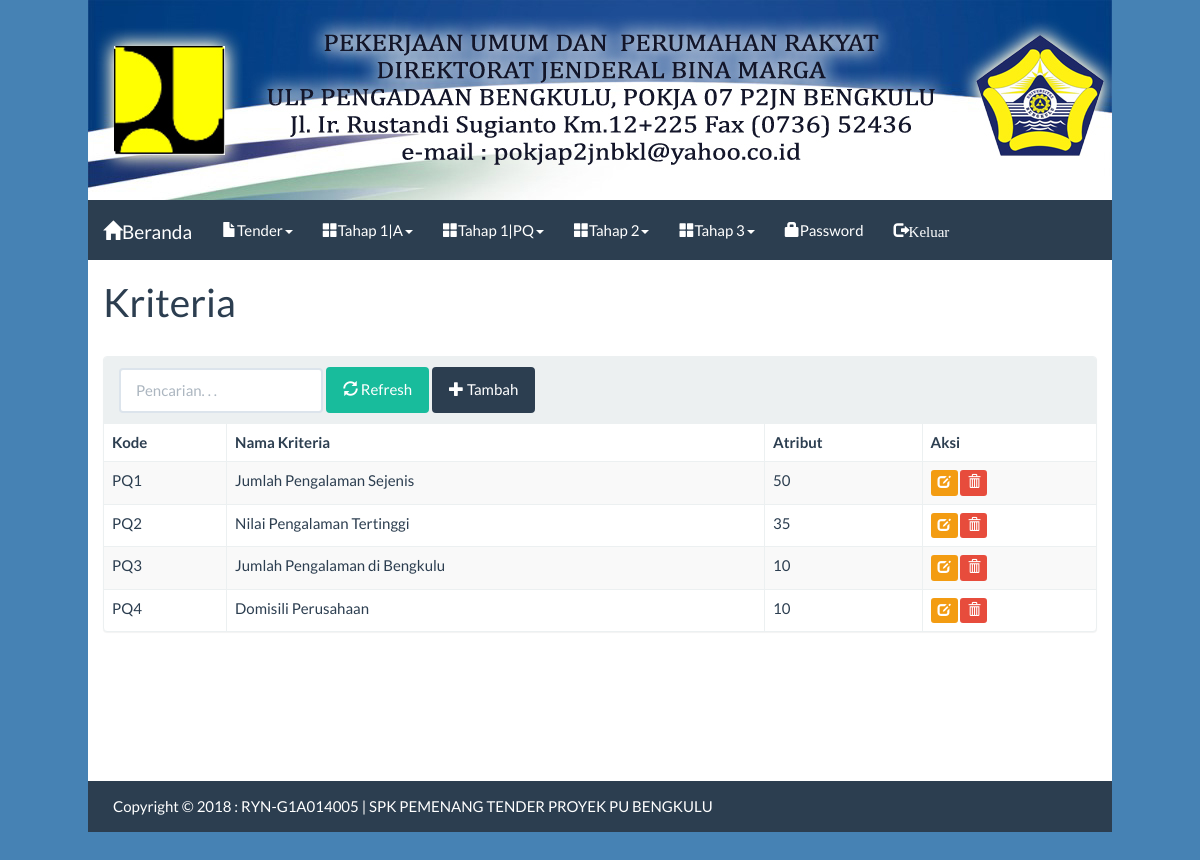
The app's page /index.php?m=kriteria1 (signed in) with its own data.
### tables this page shows
CREATE TABLE IF NOT EXISTS `tb_kriteria1` (
  `kode_kriteria1` varchar(16) NOT NULL,
  `nama_kriteria1` varchar(255) DEFAULT NULL,
  `bobot1` double DEFAULT NULL
);

### config.php (called while the page is built, shortened)
<?php
    $config["server"]='localhost';
    $config["username"]='root';
    $config["password"]='iamroot4521';
    $config["database_name"]='proj_spk_mfep';
    include'includes/ez_sql_core.php';
    include'includes/ez_sql_mysqli.php';
    $db = new ezSQL_mysqli($config['username'], $config['password'], $config['database_name'], $config['server']);
    include'includes/general.php';
?>

### includes/ez_sql_core.php (called while the page is built, shortened)
<?php
	class ezSQLcore
	{
		var $timers           = array();
		function get_host_port( $host, $default = false )
		{
			$port = $default;
			return array( $host, $port );
		}
		function flush()
		{
			$this->last_result = array();
		}
		function get_results($query=null, $output = OBJECT)
		{
			if ( $query )
			{
				$this->query($query);
			}
			if ( $output == OBJECT )
			{
				return $this->last_result;
			}
		}
		function timer_get_cur()
		{
			list($usec, $sec) = explode(" ",microtime());
			return ((float)$usec + (float)$sec);
		}
		function timer_start($timer_name)
		{
			$this->timers[$timer_name] = $this->timer_get_cur();
		}
		function timer_elapsed($timer_name)
		{
			return round($this->timer_get_cur() - $this->timers[$timer_name],2);
		}
	}

### includes/general.php (called while the page is built, shortened)
<?php
function esc_field($str){
    if (!get_magic_quotes_gpc())
        return addslashes($str);
    else
        return $str;
}

### includes/ez_sql_mysqli.php (called while the page is built, shortened)
<?php
	$ezsql_mysqli_str = array
	(
		1 => 'Require $dbuser and $dbpassword to connect to a database server',
		2 => 'Error establishing mySQLi database connection. Correct user/password? Correct hostname? Database server running?',
		3 => 'Require $dbname to select a database',
		4 => 'mySQLi database connection is not active',
		5 => 'Unexpected error while trying to select database'
	);
	class ezSQL_mysqli extends ezSQLcore
	{
		function connect($dbuser='', $dbpassword='', $dbhost='localhost', $dbport=false)
		{
			global $ezsql_mysqli_str; $return_val = false;
			if ( ! $dbuser )
			{
				$this->register_error($ezsql_mysqli_str[1].' in '.__FILE__.' on line '.__LINE__);
				$this->show_errors ? trigger_error($ezsql_mysqli_str[1],E_USER_WARNING) : null;
			}
			else
			{
				$this->dbh = new mysqli($dbhost,$dbuser,$dbpassword, '', $dbport);
				if( $this->dbh->connect_errno )
				{
					$this->register_error($ezsql_mysqli_str[2].' in '.__FILE__.' on line '.__LINE__);
					$this->show_errors ? trigger_error($ezsql_mysqli_str[2],E_USER_WARNING) : null;
				}
				else
				{
					$return_val = true;
				}
			}
			return $return_val;
		}
		function query($query)
		{
			$return_val = 0;
			$query = trim($query);
			$this->result = @$this->dbh->query($query);
			if ( preg_match("/^(insert|delete|update|replace|truncate|drop|create|alter|begin|commit|rollback|set|lock|unlock|call)/i",$query) )
			{
				$is_insert = true;
				$this->rows_affected = @$this->dbh->affected_rows;
				if ( preg_match("/^(insert|replace)\s+/i",$query) )
				{
					$this->insert_id = @$this->dbh->insert_id;
				}
				$return_val = $this->rows_affected;
			}
			else
			{
				$is_insert = false;
				$i=0;
				$num_rows=0;
				while ( $row = @$this->result->fetch_object() )
				{
					$num_rows++;
				}
				$this->num_rows = $num_rows;
				$return_val = $this->num_rows;
			}
			return $return_val;
		}
	}

### kriteria1.php (the view, shortened to what this page needs)
<div class="page-header">
    <h1>Kriteria</h1>
</div>
<div class="panel panel-default">
    <div class="panel-heading">
        <form class="form-inline">
            <div class="form-group">
                <input class="form-control" type="text" placeholder="Pencarian. . ." name="q" value="<?=$_GET['q']?>" />
            </div>
            <div class="form-group">
                <button class="btn btn-success"><span class="glyphicon glyphicon-refresh"></span> Refresh</a>
            </div>
            <div class="form-group">
                <a class="btn btn-primary" href="?m=kriteria_tambah1"><span class="glyphicon glyphicon-plus"></span> Tambah</a>
            </div>
        </form>
    </div>
    <table class="table table-bordered table-hover table-striped">
    <thead>
        <tr>
            <th>Kode</th>
            <th>Nama Kriteria</th>
            <th>Atribut</th>
            <th>Aksi</th>
        </tr>
    </thead>
    <?php
    $q = esc_field($_GET['q']);
    $rows = $db->get_results("SELECT * FROM tb_kriteria1 WHERE nama_kriteria1 LIKE '%$q%' ORDER BY kode_kriteria1");
    foreach($rows as $row):?>
    <tr>
        <td><?=$row->kode_kriteria1 ?></td>
        <td><?=$row->nama_kriteria1?></td>
        <td><?=$row->bobot1?></td>
        <td>
            <a class="btn btn-xs btn-warning" href="?m=kriteria_ubah1&ID=<?=$row->kode_kriteria1?>"><span class="glyphicon glyphicon-edit"></span></a>
            <a class="btn btn-xs btn-danger" href="aksi.php?act=kriteria_hapus1&ID=<?=$row->kode_kriteria1?>" onclick="return confirm('Hapus data?')"><span class="glyphicon glyphicon-trash"></span></a>
        </td>
    </tr>
    <?php endforeach;
    ?>
    </table>
</div>

### assets/css/general.css (style rules this page uses)
html { position: relative; min-height: 100%; }
body { margin-bottom: 70px; }
.page-header { margin-top: 0; padding-bottom: 0; }
.page-header h1 { margin-top: 0; }

### records on screen
tb_kriteria1: kode_kriteria1 "PQ1", nama_kriteria1 "Jumlah Pengalaman Sejenis", bobot1 "50"
tb_kriteria1: kode_kriteria1 "PQ2", nama_kriteria1 "Nilai Pengalaman Tertinggi", bobot1 "35"
tb_kriteria1: kode_kriteria1 "PQ3", nama_kriteria1 "Jumlah Pengalaman di Bengkulu", bobot1 "10"
tb_kriteria1: kode_kriteria1 "PQ4", nama_kriteria1 "Domisili Perusahaan", bobot1 "10"
